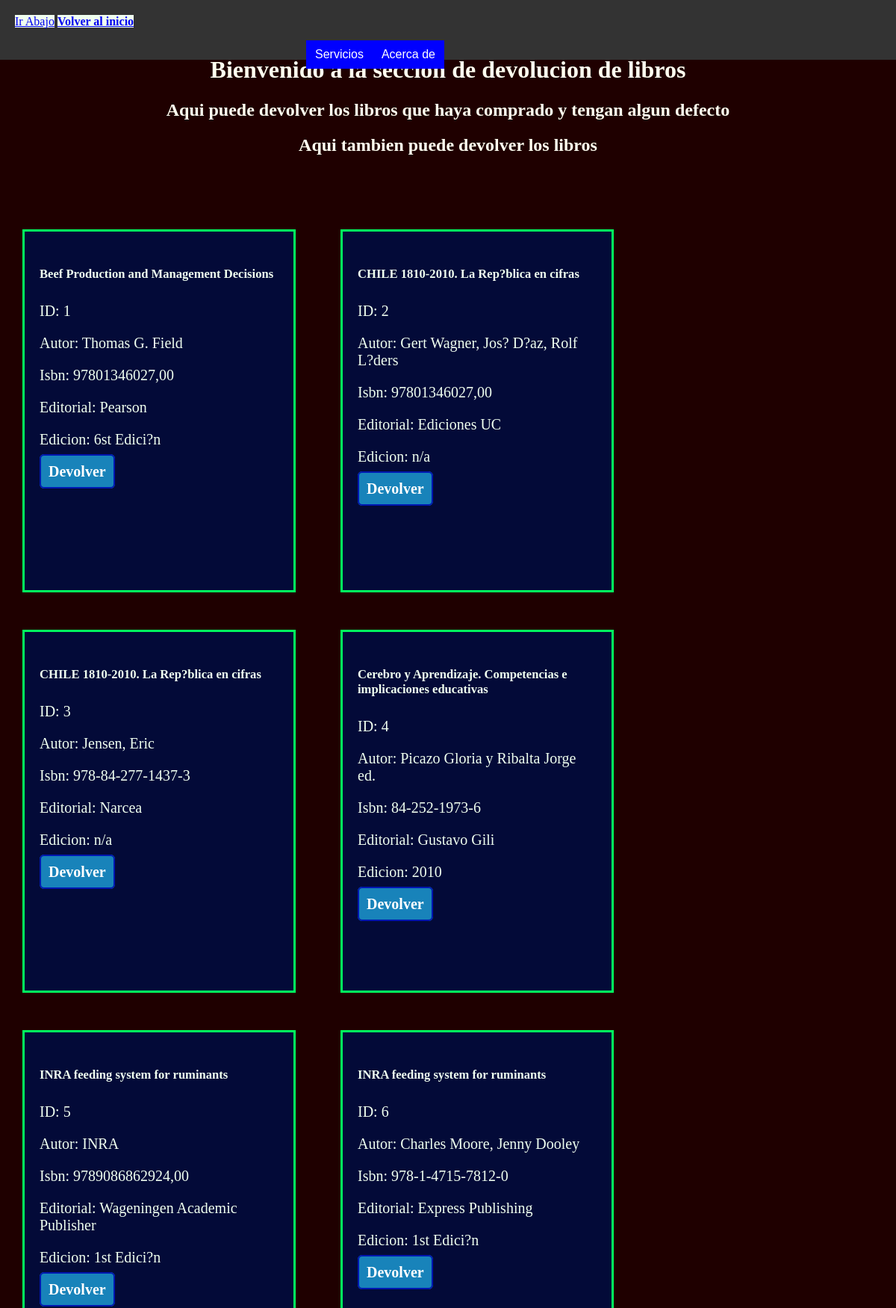
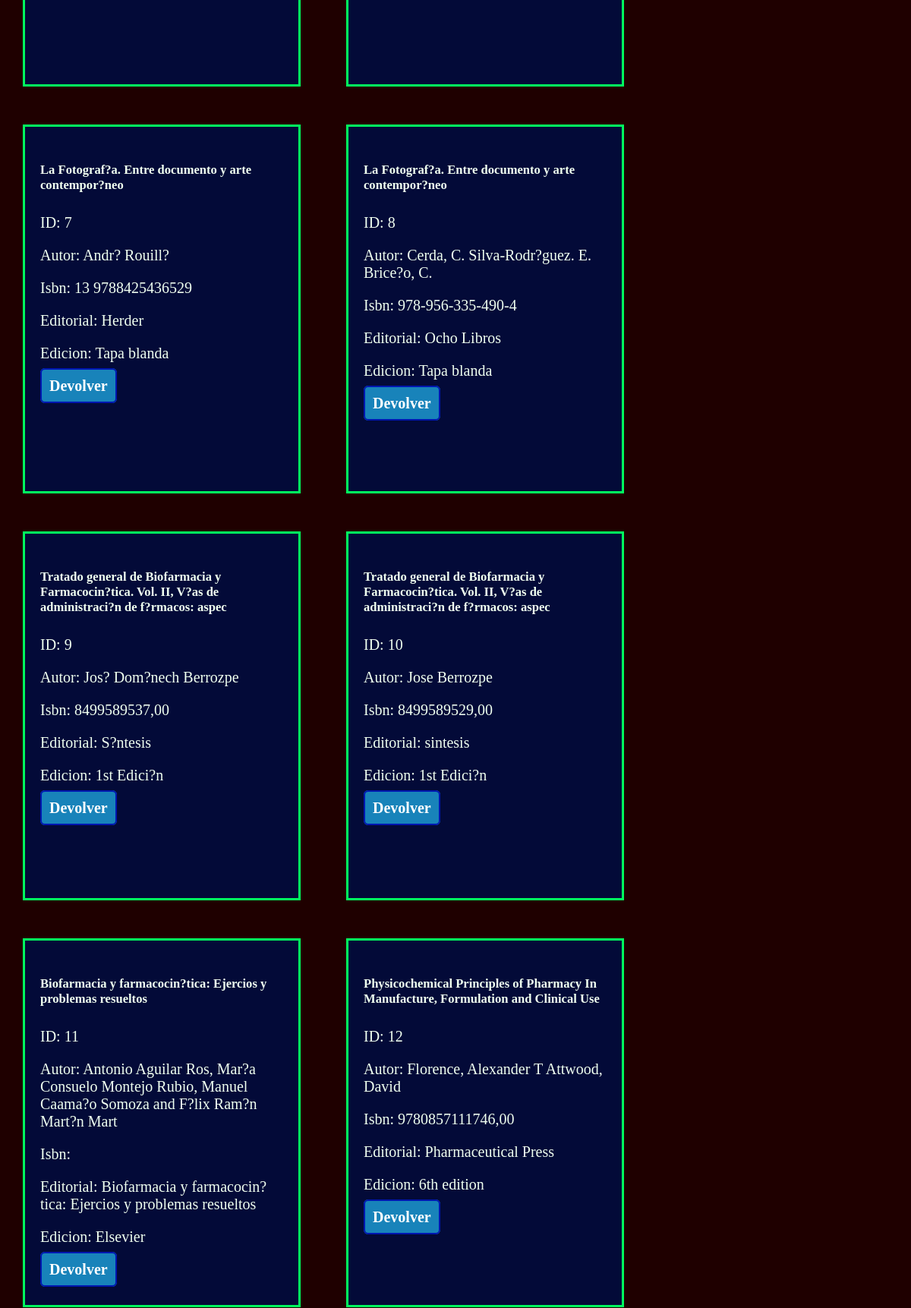
The app's page /devolver.php (upper part) with its own data (2 pictures, top to bottom).
### tables this page shows
CREATE TABLE `libros` (
  `ID` int(100) NOT NULL,
  `ISBN` varchar(100) NOT NULL,
  `AUTOR` varchar(100) NOT NULL,
  `TITULO` varchar(100) NOT NULL,
  `EDITORIAL` varchar(100) NOT NULL,
  `EDICION` varchar(100) NOT NULL,
  `DISPONIBILIDAD` tinyint(1) NOT NULL
);

### devolver.php (the view, shortened to what this page needs)
<!DOCTYPE html>
<html lang="en">
<head>
    <link rel="stylesheet" href="devolver.css">
    <header>    <a href="#abajo" title="Ir Abajo">Ir Abajo</a>
<strong><a href="index.html">Volver al inicio</a></strong>
<div id="header">
			<ul class="nav">
				<li><a href="">Servicios</a>
				</li>
				<li><a href="">Acerca de </a>
				</li>
		</div>
</header>
</head>
<body>
    <br>
    <br>
    <strong><a href="index.html">Volver al inicio</a></strong>
    <strong><h1>Bienvenido a la seccion de devolucion de libros</h1>
    <h2>Aqui puede devolver los libros que haya comprado y tengan algun defecto</h2>
    <h2>Aqui tambien puede devolver los libros </h2></strong>
<br>
<br>
<br>
</body>
<div class="container mt-3">
        <div class="row">
            <?php
            $conexion=mysqli_connect('localhost','root','','registros');
    $sql = "SELECT * FROM `libros`";
               $result = mysqli_query($conexion, $sql);
            while ($row = mysqli_fetch_row($result)) {
                ?>
                <div class="col-lg-4 col-md-6 col-sm-12">
                    <div class="card">
                        <div class="card-body">
                            <h5 class="card-title"><?php echo $row[3]; ?></h5>
                            <p class="card-text">
                            ID: <?php echo $row[0]; ?>
                            </p>
                            <p class="card-text">
                            Autor: <?php echo $row[2]; ?>
                            </p>
                            <p class="card-text">
                            Isbn: <?php echo $row[1]; ?>
                            </p>
                            <p class="card-text">
                            Editorial: <?php echo $row[4]; ?>
                            </p>
                            <p class="card-text">
                            Edicion: <?php echo $row[5]; ?>
                            </p>
                            <a class="boton_personalizado" type="submit"value="Send" href="mailto:kiritoSAOmanrrique@gmail.com?subject=Los libros que quiero devolver son:&body=<?php echo $row[3];  echo $row[0];  echo $row[1];  echo $row[2];  echo $row[4]; ?>">Devolver</a>
                    </div>
                </div>
            <?php
            }
            ?>
        </div>
    </div>
    <br>
</head>
<body>
</html>

### devolver.css (style rules this page uses)
body { background-color: #ff0000; color: whitesmoke; font-family: cursive; }
strong { background-color: powderblue; }
.card { border: 3px solid rgb(0, 255, 94); margin: 25px 30px; padding: 20px; display: flex; flex-direction: column; float: left; width: 16em; height: 22em; background-color: rgb(3, 10, 56); color: honeydew; font-size: 20px; }
.boton_personalizado { margin-top: 6cm; text-decoration: none; padding: 10px; font-weight: 600; font-size: 20px; color: #ffffff; background-color: #1883ba; border-radius: 6px; border: 2px solid #0016b0; }
body { background-color: rgb(31, 0, 0); color: ivory; }
a { background-color: honeydew; }
strong { text-align: center; }
h1 { color: ivory; }
h2 { color: ivory; }

### devolver.php (style rules this page uses)
#header { margin:auto; width:500px; font-family:Arial, Helvetica, sans-serif; }
ul, ol { list-style:none; }
.nav > li { float:left; }
.nav li a { background-color:blue; color:#fff; text-decoration:none; padding:10px 12px; display:block; }
html,body { padding: 0; margin: 0; }
header { position:fixed; top:0; width:100%; height:40px; background-color:#333; padding:20px; }

### records on screen
libros: TITULO "Beef Production and Management Decisions", ID "1", AUTOR "Thomas G. Field", ISBN "97801346027,00", EDITORIAL "Pearson", EDICION "6st Edici?n"
libros: TITULO "CHILE 1810-2010. La Rep?blica en cifras", ID "2", AUTOR "Gert Wagner, Jos? D?az, Rolf L?ders", ISBN "97801346027,00", EDITORIAL "Ediciones UC", EDICION "n/a"
libros: TITULO "CHILE 1810-2010. La Rep?blica en cifras", ID "3", AUTOR "Jensen, Eric", ISBN "978-84-277-1437-3", EDITORIAL "Narcea", EDICION "n/a"
libros: TITULO "Cerebro y Aprendizaje. Competencias e implicaciones educativas", ID "4", AUTOR "Picazo Gloria y Ribalta Jorge ed.", ISBN "84-252-1973-6", EDITORIAL "Gustavo Gili", EDICION "2010"
libros: TITULO "INRA feeding system for ruminants", ID "5", AUTOR "INRA", ISBN "9789086862924,00", EDITORIAL "Wageningen Academic Publisher", EDICION "1st Edici?n"
libros: TITULO "INRA feeding system for ruminants", ID "6", AUTOR "Charles Moore, Jenny Dooley", ISBN "978-1-4715-7812-0", EDITORIAL "Express Publishing", EDICION "1st Edici?n"
libros: TITULO "La Fotograf?a. Entre documento y arte contempor?neo", ID "7", AUTOR "Andr? Rouill?", ISBN "13 9788425436529", EDITORIAL "Herder", EDICION "Tapa blanda"
libros: TITULO "La Fotograf?a. Entre documento y arte contempor?neo", ID "8", AUTOR "Cerda, C. Silva-Rodr?guez. E. Brice?o, C.", ISBN "978-956-335-490-4", EDITORIAL "Ocho Libros", EDICION "Tapa blanda"
libros: TITULO "Tratado general de Biofarmacia y Farmacocin?tica. Vol. II, V?as de administraci?n de f?rmacos: aspec", ID "9", AUTOR "Jos? Dom?nech Berrozpe", ISBN "8499589537,00", EDITORIAL "S?ntesis", EDICION "1st Edici?n"
libros: TITULO "Tratado general de Biofarmacia y Farmacocin?tica. Vol. II, V?as de administraci?n de f?rmacos: aspec", ID "10", AUTOR "Jose Berrozpe", ISBN "8499589529,00", EDITORIAL "sintesis", EDICION "1st Edici?n"
libros: TITULO "Biofarmacia y farmacocin?tica: Ejercios y problemas resueltos", ID "11", AUTOR "Antonio Aguilar Ros, Mar?a Consuelo Montejo Rubio, Manuel Caama?o Somoza and F?lix Ram?n Mart?n Mart", EDITORIAL "Biofarmacia y farmacocin?tica: Ejercios y problemas resueltos", EDICION "Elsevier"
libros: TITULO "Physicochemical Principles of Pharmacy In Manufacture, Formulation and Clinical Use", ID "12", AUTOR "Florence, Alexander T Attwood, David", ISBN "9780857111746,00", EDITORIAL "Pharmaceutical Press", EDICION "6th edition"
